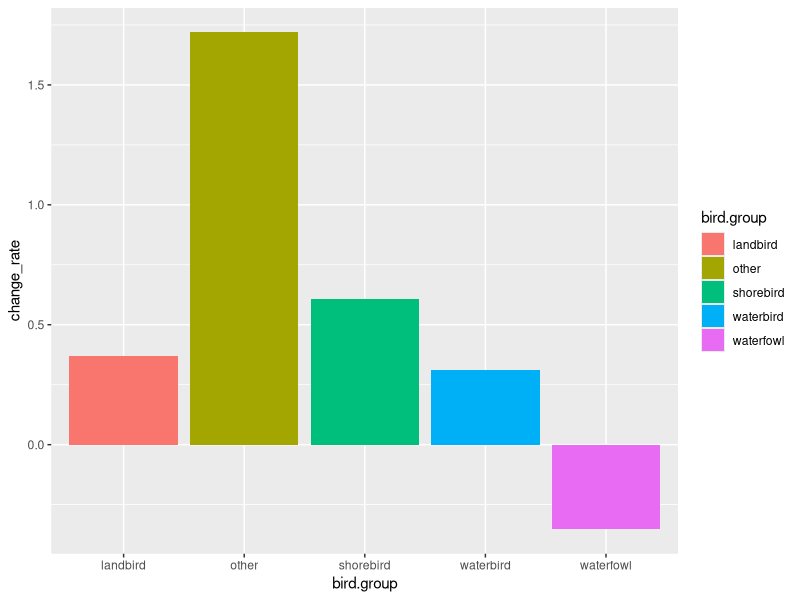
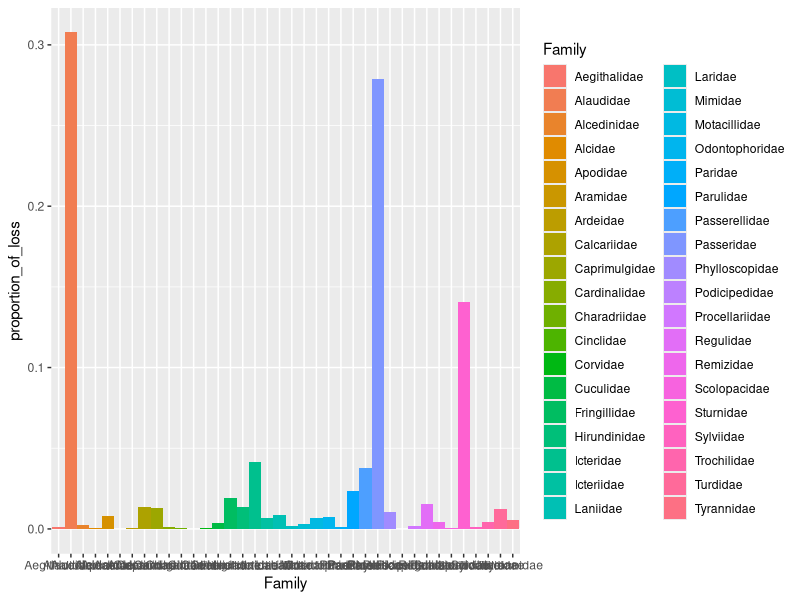
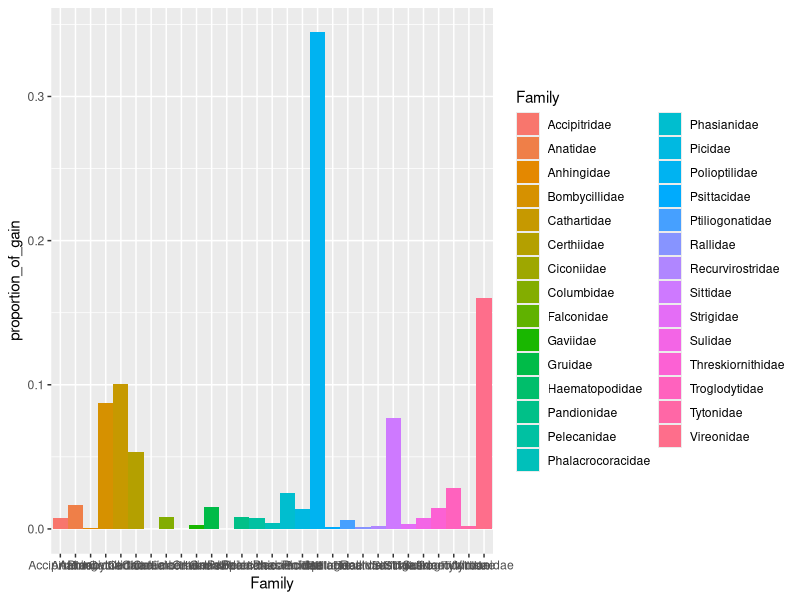

R code for these plots, in order:
## ---- chunk 1
library("tidyverse")
library("readxl")
## ---- chunk 2
data <- read_excel("aaw1313_Data_S1.xlsx")
data 
## ---- chunk 3
summary <- read_excel("aaw1313_Data_S2.xlsx")
summary
## ---- chunk 4
simple_data <- data %>% select(1,4,6,7,8,9,10,11,14,15,20)
simple_data
## ---- chunk 5
loss <- simple_data %>% 
  group_by(bird.group) %>%
  summarize(mean_loss = mean(Loss_med),mean_pop_size = mean(popest)) %>%
  mutate(change_rate = mean_loss/mean_pop_size) %>%
  ggplot(aes(x = bird.group,y = change_rate,fill=bird.group)) + geom_bar(stat = "identity")
loss
## ---- chunk 6
family_loss <- simple_data %>% 
  group_by(Family)%>%
  summarize(mean_loss = mean(Loss_med), number=n()) %>% 
  filter(mean_loss > 0) %>% 
  mutate(proportion_of_loss = mean_loss/sum(mean_loss)) %>%
  arrange(desc(proportion_of_loss))
family_loss
## ---- chunk 7
family_loss %>%
  ggplot(aes(x=Family, y=proportion_of_loss,fill=Family)) + geom_bar(width = 1, stat = "identity") 
## ---- chunk 8
family_gain <- simple_data %>% 
  group_by(Family)%>%
  summarize(mean_loss = mean(Loss_med), number=n()) %>% 
  filter(mean_loss < 0) %>% 
  mutate(mean_gain = -mean_loss, proportion_of_gain = mean_gain/sum(mean_gain)) %>%
  arrange(desc(proportion_of_gain))
family_gain
## ---- chunk 9
family_gain %>%
  ggplot(aes(x=Family, y=proportion_of_gain,fill=Family)) + geom_bar(width = 1, stat = "identity") 
## ---- chunk 10
AI <- simple_data  %>% 
  group_by(AI) %>%
  summarize (sum_loss = sum(Loss_med), mean = mean(Loss_med))
AI
